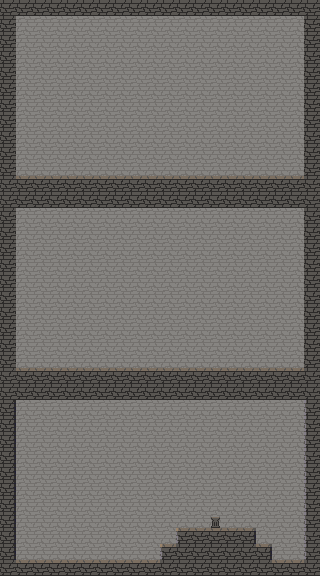

This game map was drawn from its Tiled (.tmx) file and the tilesets committed beside it. A one-line description and the full map source follow:
An orthogonal 20x36 tile map with 16x16 px tiles, 2 tile layers (Background, Foreground) and 22 objects (18x Solid, ViewStart, Player, Music, Orb).

<map version="1.10" tiledversion="1.11.0" orientation="orthogonal" renderorder="right-down" width="20" height="36" tilewidth="16" tileheight="16" infinite="0" nextlayerid="4" nextobjectid="25">
 <tileset firstgid="1" source="../tileset.tsx" />
 <layer id="2" name="Background" width="20" height="36">
  <properties>
   <property name="zindex" type="int" value="0" />
  </properties>
  <data encoding="csv">
9,9,9,9,9,9,9,9,9,9,9,9,9,9,9,9,9,9,9,9,
9,9,9,9,9,9,9,9,9,9,9,9,9,9,9,9,9,9,9,9,
9,9,9,9,9,9,9,9,9,9,9,9,9,9,9,9,9,9,9,9,
9,9,9,9,9,9,9,9,9,9,9,9,9,9,9,9,9,9,9,9,
9,9,9,9,9,9,9,9,9,9,9,9,9,9,9,9,9,9,9,9,
9,9,9,9,9,9,9,9,9,9,9,9,9,9,9,9,9,9,9,9,
9,9,9,9,9,9,9,9,9,9,9,9,9,9,9,9,9,9,9,9,
9,9,9,9,9,9,9,9,9,9,9,9,9,9,9,9,9,9,9,9,
9,9,9,9,9,9,9,9,9,9,9,9,9,9,9,9,9,9,9,9,
9,9,9,9,9,9,9,9,9,9,9,9,9,9,9,9,9,9,9,9,
9,9,9,9,9,9,9,9,9,9,9,9,9,9,9,9,9,9,9,9,
9,9,9,9,9,9,9,9,9,9,9,9,9,9,9,9,9,9,9,9,
9,9,9,9,9,9,9,9,9,9,9,9,9,9,9,9,9,9,9,9,
9,9,9,9,9,9,9,9,9,9,9,9,9,9,9,9,9,9,9,9,
9,9,9,9,9,9,9,9,9,9,9,9,9,9,9,9,9,9,9,9,
9,9,9,9,9,9,9,9,9,9,9,9,9,9,9,9,9,9,9,9,
9,9,9,9,9,9,9,9,9,9,9,9,9,9,9,9,9,9,9,9,
9,9,9,9,9,9,9,9,9,9,9,9,9,9,9,9,9,9,9,9,
9,9,9,9,9,9,9,9,9,9,9,9,9,9,9,9,9,9,9,9,
9,9,9,9,9,9,9,9,9,9,9,9,9,9,9,9,9,9,9,9,
9,9,9,9,9,9,9,9,9,9,9,9,9,9,9,9,9,9,9,9,
9,9,9,9,9,9,9,9,9,9,9,9,9,9,9,9,9,9,9,9,
9,9,9,9,9,9,9,9,9,9,9,9,9,9,9,9,9,9,9,9,
9,9,9,9,9,9,9,9,9,9,9,9,9,9,9,9,9,9,9,9,
9,9,9,9,9,9,9,9,9,9,9,9,9,9,9,9,9,9,9,9,
9,9,9,9,9,9,9,9,9,9,9,9,9,9,9,9,9,9,9,9,
9,9,9,9,9,9,9,9,9,9,9,9,9,9,9,9,9,9,9,9,
9,9,9,9,9,9,9,9,9,9,9,9,9,9,9,9,9,9,9,9,
9,9,9,9,9,9,9,9,9,9,9,9,9,9,9,9,9,9,9,9,
9,9,9,9,9,9,9,9,9,9,9,9,9,9,9,9,9,9,9,9,
9,9,9,9,9,9,9,9,9,9,9,9,9,9,9,9,9,9,9,9,
9,9,9,9,9,9,9,9,9,9,9,9,9,9,9,9,9,9,9,9,
9,9,9,9,9,9,9,9,9,9,9,9,9,9,9,9,9,9,9,9,
9,9,9,9,9,9,9,9,9,9,9,9,9,9,9,9,9,9,9,9,
9,9,9,9,9,9,9,9,9,9,9,9,9,9,9,9,9,9,9,9,
9,9,9,9,9,9,9,9,9,9,9,9,9,9,9,9,9,9,9,9
</data>
 </layer>
 <layer id="1" name="Foreground" width="20" height="36">
  <properties>
   <property name="zindex" type="int" value="-1" />
  </properties>
  <data encoding="csv">
2,2,2,2,2,2,2,2,2,2,2,2,2,2,2,2,2,2,2,2,
2,0,0,0,0,0,0,0,0,0,0,0,0,0,0,0,0,0,0,2,
2,0,0,0,0,0,0,0,0,0,0,0,0,0,0,0,0,0,0,2,
2,0,0,0,0,0,0,0,0,0,0,0,0,0,0,0,0,0,0,2,
2,0,0,0,0,0,0,0,0,0,0,0,0,0,0,0,0,0,0,2,
2,0,0,0,0,0,0,0,0,0,0,0,0,0,0,0,0,0,0,2,
2,0,0,0,0,0,0,0,0,0,0,0,0,0,0,0,0,0,0,2,
2,0,0,0,0,0,0,0,0,0,0,0,0,0,0,0,0,0,0,2,
2,0,0,0,0,0,0,0,0,0,0,0,0,0,0,0,0,0,0,2,
2,0,0,0,0,0,0,0,0,0,0,0,0,0,0,0,0,0,0,2,
2,0,0,0,0,0,0,0,0,0,0,0,0,0,0,0,0,0,0,2,
2,15,15,15,15,15,15,15,15,15,15,15,15,15,15,15,15,15,15,2,
2,2,2,2,2,2,2,2,2,2,2,2,2,2,2,2,2,2,2,2,
2,0,0,0,0,0,0,0,0,0,0,0,0,0,0,0,0,0,0,2,
2,0,0,0,0,0,0,0,0,0,0,0,0,0,0,0,0,0,0,2,
2,0,0,0,0,0,0,0,0,0,0,0,0,0,0,0,0,0,0,2,
2,0,0,0,0,0,0,0,0,0,0,0,0,0,0,0,0,0,0,2,
2,0,0,0,0,0,0,0,0,0,0,0,0,0,0,0,0,0,0,2,
2,0,0,0,0,0,0,0,0,0,0,0,0,0,0,0,0,0,0,2,
2,0,0,0,0,0,0,0,0,0,0,0,0,0,0,0,0,0,0,2,
2,0,0,0,0,0,0,0,0,0,0,0,0,0,0,0,0,0,0,2,
2,0,0,0,0,0,0,0,0,0,0,0,0,0,0,0,0,0,0,2,
2,0,0,0,0,0,0,0,0,0,0,0,0,0,0,0,0,0,0,2,
2,15,15,15,15,15,15,15,15,15,15,15,15,15,15,15,15,15,15,2,
2,2,2,2,2,2,2,2,2,2,2,2,2,2,2,2,2,2,2,2,
18,0,0,0,0,0,0,0,0,0,0,0,0,0,0,0,0,0,0,17,
18,0,0,0,0,0,0,0,0,0,0,0,0,0,0,0,0,0,0,17,
18,0,0,0,0,0,0,0,0,0,0,0,0,0,0,0,0,0,0,17,
18,0,0,0,0,0,0,0,0,0,0,0,0,0,0,0,0,0,0,17,
18,0,0,0,0,0,0,0,0,0,0,0,0,0,0,0,0,0,0,17,
18,0,0,0,0,0,0,0,0,0,0,0,0,0,0,0,0,0,0,17,
18,0,0,0,0,0,0,0,0,0,0,0,0,0,0,0,0,0,0,17,
18,0,0,0,0,0,0,0,0,0,0,0,0,13,0,0,0,0,0,17,
18,0,0,0,0,0,0,0,0,0,0,10,15,15,15,11,0,0,0,17,
18,0,0,0,0,0,0,0,0,0,10,2,2,2,2,2,11,0,0,17,
2,15,15,15,15,15,15,15,15,15,2,2,2,2,2,2,2,15,15,2
</data>
 </layer>
 <objectgroup id="3" name="Object Layer 1">
  <object id="1" type="ViewStart" x="0" y="384">
   <point />
  </object>
  <object id="2" type="Player" x="48" y="560">
   <point />
  </object>
  <object id="3" type="Solid" x="0" y="0" width="320" height="16" />
  <object id="4" type="Solid" x="0" y="560" width="320" height="16" />
  <object id="5" type="Solid" x="160" y="384" width="160" height="16" />
  <object id="6" type="Solid" x="0" y="384" width="160" height="16" />
  <object id="9" type="Solid" x="0" y="16" width="16" height="160" />
  <object id="10" type="Solid" x="304" y="16" width="16" height="160" />
  <object id="11" type="Solid" x="304" y="208" width="16" height="160" />
  <object id="12" type="Solid" x="0" y="208" width="16" height="160" />
  <object id="13" type="Solid" x="0" y="400" width="16" height="160" />
  <object id="14" type="Solid" x="304" y="400" width="16" height="160" />
  <object id="15" type="Solid" x="0" y="368" width="160" height="16" />
  <object id="16" type="Solid" x="160" y="368" width="160" height="16" />
  <object id="17" type="Solid" x="160" y="192" width="160" height="16" />
  <object id="18" type="Solid" x="0" y="192" width="160" height="16" />
  <object id="19" type="Solid" x="0" y="176" width="160" height="16" />
  <object id="20" type="Solid" x="160" y="176" width="160" height="16" />
  <object id="21" type="Music" x="304" y="560">
   <point />
  </object>
  <object id="22" type="Orb" x="216" y="512">
   <properties>
    <property name="text" value="You collected|the orb of control|You can now control|your squishing." />
   </properties>
   <point />
  </object>
  <object id="23" type="Solid" x="160" y="544" width="112" height="16" />
  <object id="24" type="Solid" x="176" y="528" width="80" height="16" />
 </objectgroup>
</map>